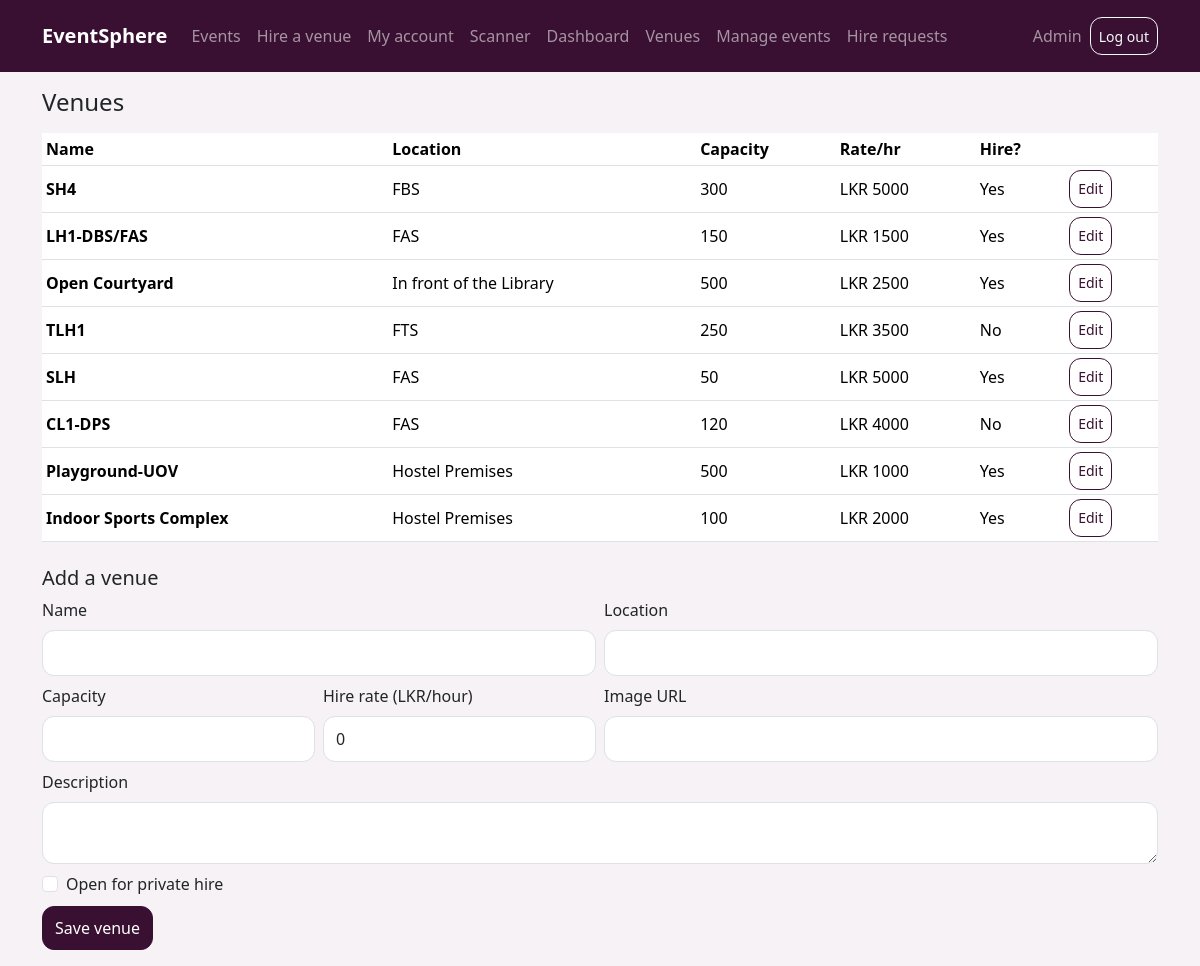
The page /admin/venues (signed in) on the database its author committed.
### app/models.py (models this page shows)
class User(Base):
    __tablename__ = "users"
    id = Column(Integer, primary_key=True)
    name = Column(String(100), default="")
    email = Column(String(200), unique=True, nullable=False)
    password_hash = Column(String(200), nullable=False)
    role = Column(String(20), default="attendee")  # admin / staff / attendee

class Venue(Base):
    __tablename__ = "venues"
    id = Column(Integer, primary_key=True)
    name = Column(String(150), nullable=False)
    location = Column(String(200), default="")
    capacity = Column(Integer, nullable=False)
    description = Column(Text, default="")
    image = Column(String(300), default="")
    hourly_rate = Column(Float, default=0)
    open_for_hire = Column(Boolean, default=False)

### app/routes_admin.py (the view)
@router.get("/admin/venues")
def venues(request: Request, db=Depends(get_db), user=Depends(admin_only)):
    return render(request, "admin_venues.html", db, user, venues=db.query(Venue).all(), v=None)

### app/templates/admin_venues.html (shortened to what this page needs)
{% extends "base.html" %}
{% block content %}
<h4 class="mb-3">Venues</h4>
<table class="table table-sm bg-white table-stack align-middle">
  <thead><tr><th>Name</th><th>Location</th><th>Capacity</th><th>Rate/hr</th><th>Hire?</th><th></th></tr></thead>
  <tbody>
  {% for x in venues %}
  <tr>
    <td data-label="Name"><strong>{{ x.name }}</strong></td>
    <td data-label="Location">{{ x.location }}</td>
    <td data-label="Capacity">{{ x.capacity }}</td>
    <td data-label="Rate/hr">LKR {{ '%.0f'|format(x.hourly_rate) }}</td>
    <td data-label="Open for hire">{{ 'Yes' if x.open_for_hire else 'No' }}</td>
    <td class="actions"><a class="btn btn-sm btn-outline-primary" href="/admin/venues/{{ x.id }}/edit">Edit</a></td>
  </tr>
  {% endfor %}
  </tbody>
</table>
<h5 class="mt-4">{{ 'Edit venue' if v else 'Add a venue' }}</h5>
<form method="post" action="{{ '/admin/venues/' ~ v.id if v else '/admin/venues' }}" class="row g-2">
  <div class="col-md-6"><label class="form-label">Name</label><input name="name" class="form-control" value="{{ v.name if v }}" required></div>
  <div class="col-md-6"><label class="form-label">Location</label><input name="location" class="form-control" value="{{ v.location if v }}"></div>
  <div class="col-6 col-md-3"><label class="form-label">Capacity</label><input type="number" min="1" name="capacity" class="form-control" value="{{ v.capacity if v }}" required></div>
  <div class="col-6 col-md-3"><label class="form-label">Hire rate (LKR/hour)</label><input type="number" step="0.01" min="0" name="hourly_rate" class="form-control" value="{{ v.hourly_rate if v else 0 }}"></div>
  <div class="col-md-6"><label class="form-label">Image URL</label><input name="image" class="form-control" value="{{ v.image if v }}"></div>
  <div class="col-12"><label class="form-label">Description</label><textarea name="description" class="form-control" rows="2">{{ v.description if v }}</textarea></div>
  <div class="col-12"><div class="form-check"><input class="form-check-input" type="checkbox" name="open_for_hire" id="hire" {{ 'checked' if v and v.open_for_hire }}>
    <label class="form-check-label" for="hire">Open for private hire</label></div></div>
  <div class="col-12 d-grid d-md-block gap-2">
    <button class="btn btn-primary">Save venue</button>
  </div>
</form>
{% endblock %}

### app/templates/base.html (shortened to what this page needs)
<!doctype html>
<html lang="en">
<head>
  <link href="https://cdn.jsdelivr.net/npm/bootstrap@5.3.3/dist/css/bootstrap.min.css" rel="stylesheet">
  <link href="/static/style.css" rel="stylesheet">
</head>
<body>
{% set p = request.url.path %}
<nav class="navbar navbar-expand-lg navbar-dark topbar sticky-top">
  <div class="container">
    <a class="navbar-brand fw-bold" href="/events">EventSphere</a>
    <div class="collapse navbar-collapse" id="nav">
      <ul class="navbar-nav me-auto">
        <li class="nav-item"><a class="nav-link" href="/events">Events</a></li>
        {% if user %}
        <li class="nav-item"><a class="nav-link" href="/hire">Hire a venue</a></li>
        <li class="nav-item"><a class="nav-link" href="/my">My account</a></li>
        {% if user.role in ['staff', 'admin'] %}
        <li class="nav-item"><a class="nav-link" href="/staff/scanner">Scanner</a></li>{% endif %}
        {% if user.role == 'admin' %}
        <li class="nav-item"><a class="nav-link" href="/admin/dashboard">Dashboard</a></li>
        <li class="nav-item"><a class="nav-link" href="/admin/venues">Venues</a></li>
        <li class="nav-item"><a class="nav-link" href="/admin/events">Manage events</a></li>
        <li class="nav-item"><a class="nav-link" href="/admin/hires">Hire requests</a></li>{% endif %}
        {% endif %}
      </ul>
      {% if user %}
      <form method="post" action="/logout" class="d-flex align-items-center gap-2 py-2">
        <span class="navbar-text">{{ user.name or user.email }}</span>
        <button class="btn btn-outline-light btn-sm">Log out</button>
      </form>
      {% else %}
      <div class="d-flex gap-2 py-2">
        <a class="btn btn-outline-light btn-sm" href="/login">Log in</a>
        <a class="btn btn-light btn-sm" href="/register">Register</a>
      </div>
      {% endif %}
    </div>
  </div>
</nav>
<main class="container py-3">
  {% block content %}{% endblock %}
</main>
</body>
</html>

### app/static/style.css (style rules this page uses)
:root { --brand: #391032; --brand-dark: #240a20; --brand-soft: #f3e8f1; --accent: #b5539f; --bs-primary: #391032; --bs-primary-rgb: 57, 16, 50; --bs-link-color: #391032; --bs-link-hover-color: #240a20; --bs-link-color-rgb: 57, 16, 50; }
body { background: #f7f2f6; padding-bottom: 80px; -webkit-tap-highlight-color: transparent; }
input, select, textarea, .form-control, .form-select { font-size: 16px !important; }
.form-control, .form-select { min-height: 46px; border-radius: 12px; }
.btn { min-height: 44px; border-radius: 12px; display: inline-flex; align-items: center; justify-content: center; }
.btn-sm { min-height: 38px; }
.btn-primary { --bs-btn-bg: #391032; --bs-btn-border-color: #391032; --bs-btn-hover-bg: #240a20; --bs-btn-hover-border-color: #240a20; --bs-btn-active-bg: #240a20; --bs-btn-active-border-color: #240a20; --bs-btn-disabled-bg: #391032; --bs-btn-disabled-border-color: #391032; }
.btn-outline-primary { --bs-btn-color: #391032; --bs-btn-border-color: #391032; --bs-btn-hover-bg: #391032; --bs-btn-hover-border-color: #391032; --bs-btn-active-bg: #391032; --bs-btn-active-border-color: #391032; }
.topbar { background: var(--brand) !important; }
@media (min-width: 992px) { body { padding-bottom: 0; } }

### rows shown on the page
User: name "Admin"
Venue: name "SH4", location "FBS", capacity "300", hourly_rate "5000", open_for_hire "Yes"
Venue: name "LH1-DBS/FAS", location "FAS", capacity "150", hourly_rate "1500", open_for_hire "Yes"
Venue: name "Open Courtyard", location "In front of the Library", capacity "500", hourly_rate "2500", open_for_hire "Yes"
Venue: name "TLH1", location "FTS", capacity "250", hourly_rate "3500", open_for_hire "No"
Venue: name "SLH", location "FAS", capacity "50", hourly_rate "5000", open_for_hire "Yes"
Venue: name "CL1-DPS", location "FAS", capacity "120", hourly_rate "4000", open_for_hire "No"
Venue: name "Playground-UOV", location "Hostel Premises", capacity "500", hourly_rate "1000", open_for_hire "Yes"
Venue: name "Indoor Sports Complex", location "Hostel Premises", capacity "100", hourly_rate "2000", open_for_hire "Yes"

### other values the page prints
{{ 'Edit venue' if v else 'Add a venue' }} "Add a venue"
